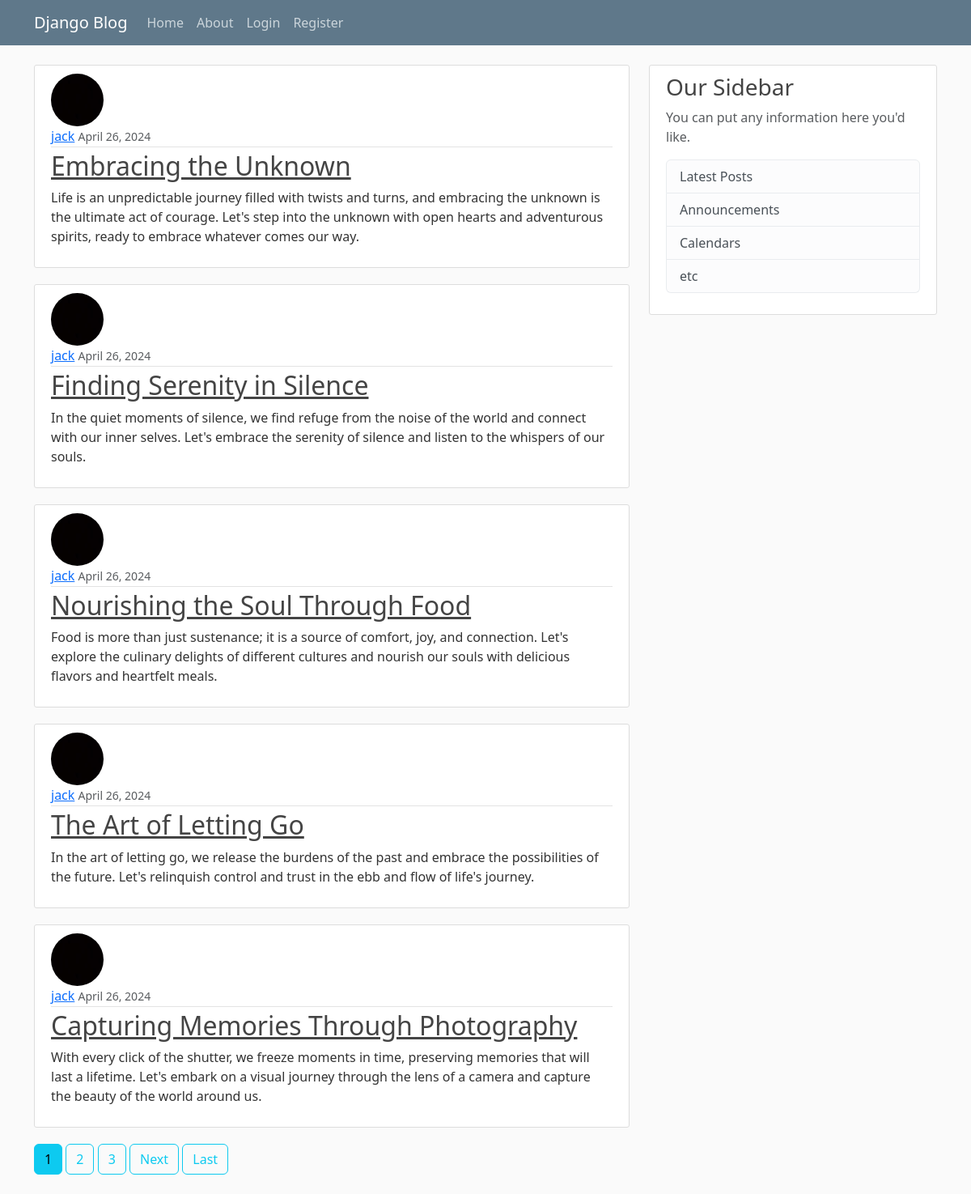
The page / on the database its author committed.
### blog/models.py (models this page shows, shortened)
class Post(models.Model):
    title = models.CharField(max_length = 100)
    content = models.TextField()
    date_posted = models.DateTimeField(default = timezone.now)
    author = models.ForeignKey(User, on_delete=models.CASCADE)

### users/models.py (models this page shows, shortened)
class Profile(models.Model):
    user = models.OneToOneField(User, on_delete=models.CASCADE)
    image = models.ImageField(default='default.jpg', upload_to='profile_pics')

### blog/views.py (the view)
# urls.py: path('', PostListView.as_view(), name='blog-home'),
class PostListView(ListView):
    model = Post
    template_name = 'blog/home.html' # <app>/<model>_<viewtype>.html
    context_object_name = 'posts'
    ordering = ['-date_posted']
    paginate_by = 5

### blog/templates/blog/home.html (shortened to what this page needs)
{% extends "blog/base.html" %}
{% block content %}
    {% for post in posts %}
    <article class="media content-section">
      <img class="rounded-circle article-img" src="{{ post.author.profile.image.url }}">
        <div class="media-body">
          <div class="article-metadata">
            <a class="mr-2" href="{% url 'user-posts' post.author.username %}">{{ post.author }}</a>
            <small class="text-muted">{{ post.date_posted|date:"F d, Y " }}</small>
          </div>
          <h2><a class="article-title" href="{% url 'post-detail' post.id %}">{{ post.title }}</a></h2>
          <p class="article-content">{{ post.content }}</p>
        </div>
      </article>
    {% endfor %}
    {% if is_paginated %}
      {% for num in page_obj.paginator.page_range %}
        {% if page_obj.number == num %}
            <a class="btn btn-info mb-4" href="?page={{ num }}">{{ num }}</a>
        {% elif num > page_obj.number|add:'-3' and num < page_obj.number|add:'3' %}
            <a class="btn btn-outline-info mb-4" href="?page={{ num }}">{{ num }}</a>
        {%endif %}
      {% endfor %}
      {% if page_obj.has_next %}
        <a class="btn btn-outline-info mb-4" href="?page={{ page_obj.next_page_number }}">Next</a>
        <a class="btn btn-outline-info mb-4" href="?page={{ page_obj.paginator.num_pages }}">Last</a>
      {% endif %}
    {% endif %}
{% endblock content %}

### blog/templates/blog/base.html (shortened to what this page needs)
{% load static %}
<!DOCTYPE html>
<html lang="en">
<head>
    <link href="https://cdn.jsdelivr.net/npm/bootstrap@5.3.2/dist/css/bootstrap.min.css" rel="stylesheet">
    <link rel="stylesheet" type="text/css", href="{% static 'blog/main.css' %}">
</head>
<body>
    <header class="site-header">
        <nav class="navbar navbar-expand-md navbar-dark bg-steel fixed-top">
        <div class="container">
            <a class="navbar-brand mr-4" href="{% url 'blog-home' %}">Django Blog</a>
            <div class="collapse navbar-collapse" id="navbarToggle">
              <div class="navbar-nav mr-auto">
                  <a class="nav-item nav-link" href="{% url 'blog-home' %}">Home</a>
                  <a class="nav-item nav-link" href="{% url 'blog-about' %}">About</a>
              </div>
              <div class="navbar-nav right">
                {% if user.is_authenticated %}
                <!-- <form method="post" action="{% url 'logout' %}">
                  {% csrf_token %}
                  <button type="submit">logout</button>
                </form> -->
                <a class="nav-item nav-link" href="{% url 'post-create' %}">New Post</a>
                <a class="nav-item nav-link" href="{% url 'profile' %}">Profile</a>
                <form method="post" action="{% url 'logout' %}">
                  {% csrf_token %}
                  <button type="submit" class="btn btn-primary">Logout</button>
              </form>
                {% else %}
                  <a class="nav-item nav-link" href="{% url 'login' %}">Login</a>
                  <a class="nav-item nav-link" href="{% url 'register' %}">Register</a>
                {% endif %}
              </div>
            </div>
        </div>
        </nav>
    </header>
    <main role="main" class="container">
        <div class="row">
          <div class="col-md-8">
            {% block content %}{% endblock %}
          </div>
          <div class="col-md-4">
            <div class="content-section">
              <h3>Our Sidebar</h3>
              <p class='text-muted'>You can put any information here you'd like.
                <ul class="list-group">
                  <li class="list-group-item list-group-item-light">Latest Posts</li>
                  <li class="list-group-item list-group-item-light">Announcements</li>
                  <li class="list-group-item list-group-item-light">Calendars</li>
                  <li class="list-group-item list-group-item-light">etc</li>
                </ul>
              </p>
            </div>
          </div>
        </div>
      </main>
</body>
</html>

### blog/static/blog/main.css (style rules this page uses)
body { background: #fafafa; color: #333333; margin-top: 5rem; }
h1, h2, h3, h4, h5, h6 { color: #444444; }
ul { margin: 0; }
.bg-steel { background-color: #5f788a; }
.site-header .navbar-nav .nav-link { color: #cbd5db; }
.content-section { background: #ffffff; padding: 10px 20px; border: 1px solid #dddddd; border-radius: 3px; margin-bottom: 20px; }
.article-title { color: #444444; }
.article-content { white-space: pre-line; }
.article-img { height: 65px; width: 65px; margin-right: 16px; }
.article-metadata { padding-bottom: 1px; margin-bottom: 4px; border-bottom: 1px solid #e3e3e3 }

### rows shown on the page
Post: author.profile.image (picture), author "jack", date_posted "April 26, 2024", title "Embracing the Unknown", content "Life is an unpredictable journey filled with twists and turns, and embracing the unknown is the ultimate act of courage. Let's step into the unknown with open hearts and adventurous spirits, ready to embrace whatever comes our way."
Post: author.profile.image (picture), author "jack", date_posted "April 26, 2024", title "Finding Serenity in Silence", content "In the quiet moments of silence, we find refuge from the noise of the world and connect with our inner selves. Let's embrace the serenity of silence and listen to the whispers of our souls."
Post: author.profile.image (picture), author "jack", date_posted "April 26, 2024", title "Nourishing the Soul Through Food", content "Food is more than just sustenance; it is a source of comfort, joy, and connection. Let's explore the culinary delights of different cultures and nourish our souls with delicious flavors and heartfelt meals."
Post: author.profile.image (picture), author "jack", date_posted "April 26, 2024", title "The Art of Letting Go", content "In the art of letting go, we release the burdens of the past and embrace the possibilities of the future. Let's relinquish control and trust in the ebb and flow of life's journey."
Post: author.profile.image (picture), author "jack", date_posted "April 26, 2024", title "Capturing Memories Through Photography", content "With every click of the shutter, we freeze moments in time, preserving memories that will last a lifetime. Let's embark on a visual journey through the lens of a camera and capture the beauty of the world around us."

### other values the page prints
{{ num }} "1"
{{ num }} "2" "3"
